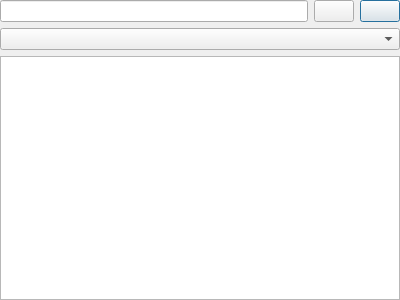
<?xml version="1.0" encoding="UTF-8"?>
<ui version="4.0">
 <class>InlineCodeEditor</class>
 <widget class="QWidget" name="InlineCodeEditor">
  <property name="geometry">
   <rect>
    <x>0</x>
    <y>0</y>
    <width>400</width>
    <height>300</height>
   </rect>
  </property>
  <layout class="QVBoxLayout" name="verticalLayout">
   <property name="leftMargin">
    <number>0</number>
   </property>
   <property name="topMargin">
    <number>0</number>
   </property>
   <property name="rightMargin">
    <number>0</number>
   </property>
   <property name="bottomMargin">
    <number>0</number>
   </property>
   <item>
    <layout class="QHBoxLayout" name="horizontalLayout">
     <item>
      <widget class="QLineEdit" name="txtExpr"/>
     </item>
     <item>
      <widget class="QPushButton" name="btnClear">
       <property name="text">
        <string/>
       </property>
       <property name="icon">
        <iconset resource="../turing.qrc">
         <normaloff>:/action/media/clear.png</normaloff>:/action/media/clear.png</iconset>
       </property>
      </widget>
     </item>
     <item>
      <widget class="QPushButton" name="btnSubmit">
       <property name="text">
        <string/>
       </property>
       <property name="icon">
        <iconset resource="../turing.qrc">
         <normaloff>:/action/media/accept.png</normaloff>:/action/media/accept.png</iconset>
       </property>
       <property name="default">
        <bool>true</bool>
       </property>
      </widget>
     </item>
    </layout>
   </item>
   <item>
    <layout class="QVBoxLayout" name="verticalLayout_2">
     <item>
      <widget class="QComboBox" name="cbxFuncs"/>
     </item>
     <item>
      <widget class="QListWidget" name="lstFuncs"/>
     </item>
    </layout>
   </item>
  </layout>
 </widget>
 <resources>
  <include location="../turing.qrc"/>
 </resources>
 <connections/>
</ui>
